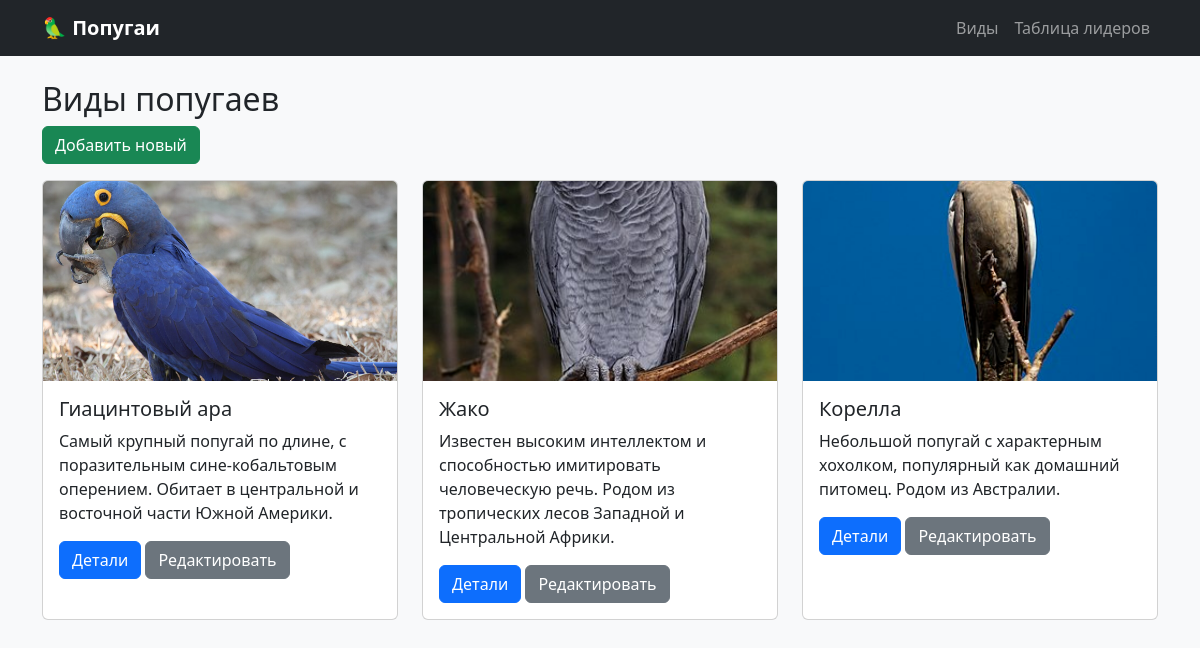
The app's page /species/ with its own data.
### quiz/models.py (models this page shows, shortened)
class Species(models.Model):
    name = models.CharField(max_length=100, unique=True)
    scientific_name = models.CharField(max_length=150, blank=True)
    description = models.TextField()
    image_url = models.URLField(blank=True)

### quiz/views.py (the view)
# urls.py: path('species/', views.species_list, name='species_list'),
def species_list(request):
    species = Species.objects.all()
    return render(request, 'quiz/species_list.html', {'species': species})

### quiz/templates/quiz/species_list.html (shortened to what this page needs)
{% extends 'quiz/base.html' %}
{% block content %}
<h2>Виды попугаев</h2>
<a href="{% url 'quiz:species_create' %}" class="btn btn-success mb-3">Добавить новый</a>
<div class="row">
    {% for s in species %}
    <div class="col-md-4 mb-3">
        <div class="card h-100">
            {% if s.image_url %}
                <img src="{{ s.image_url }}" class="card-img-top" alt="{{ s.name }}">
            {% else %}
                <img src="/static/quiz/images/default.jpg" class="card-img-top" alt="No image">
            {% endif %}
            <div class="card-body">
                <h5 class="card-title">{{ s.name }}</h5>
                <p class="card-text">{{ s.description|truncatewords:20 }}</p>
                <a href="{% url 'quiz:species_detail' s.pk %}" class="btn btn-primary">Детали</a>
                <a href="{% url 'quiz:species_edit' s.pk %}" class="btn btn-secondary">Редактировать</a>
            </div>
        </div>
    </div>
    {% empty %}
    <p>Пока еще нет видов.</p>
    {% endfor %}
</div>
{% endblock %}

### quiz/templates/quiz/base.html (shortened to what this page needs)
<!DOCTYPE html>
<html lang="ru">
<head>
    <link href="https://cdn.jsdelivr.net/npm/bootstrap@5.3.0/dist/css/bootstrap.min.css" rel="stylesheet">
    {% load static %}
    <link rel="stylesheet" href="{% static 'quiz/styles.css' %}">
</head>
<body>
    <nav class="navbar navbar-expand-lg navbar-dark bg-dark">
        <div class="container">
            <a class="navbar-brand" href="{% url 'quiz:index' %}">🦜 Попугаи</a>
            <div class="collapse navbar-collapse">
                <ul class="navbar-nav ms-auto">
                    <li class="nav-item"><a class="nav-link" href="{% url 'quiz:species_list' %}">Виды</a></li>
                    <li class="nav-item"><a class="nav-link" href="{% url 'quiz:leaderboard' %}">Таблица лидеров</a></li>
                </ul>
            </div>
        </div>
    </nav>
    <main class="container mt-4">
        {% block content %}{% endblock %}
    </main>
</body>
</html>

### quiz/templates/static/quiz/styles.css (style rules this page uses)
body { background-color: #f8f9fa; }
.card-img-top { height: 200px; object-fit: cover; }
.navbar-brand { font-weight: bold; }

### records on screen
Species: image_url (picture), name "Гиацинтовый ара", description "Самый крупный попугай по длине, с поразительным сине-кобальтовым оперением. Обитает в центральной и восточной части Южной Америки."
Species: image_url (picture), name "Жако", description "Известен высоким интеллектом и способностью имитировать человеческую речь. Родом из тропических лесов Западной и Центральной Африки."
Species: image_url (picture), name "Корелла", description "Небольшой попугай с характерным хохолком, популярный как домашний питомец. Родом из Австралии."
